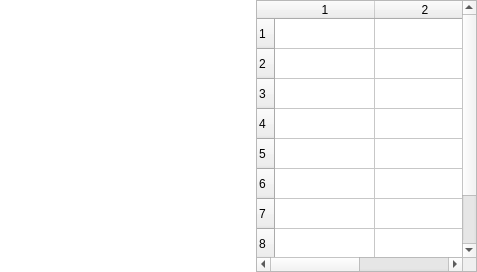
<?xml version="1.0" encoding="UTF-8"?>
<ui version="4.0">
 <class>MissionViewer</class>
 <widget class="QDialog" name="MissionViewer">
  <property name="geometry">
   <rect>
    <x>0</x>
    <y>0</y>
    <width>477</width>
    <height>272</height>
   </rect>
  </property>
  <property name="windowTitle">
   <string>Mission Viewer</string>
  </property>
  <layout class="QHBoxLayout" name="horizontalLayout_2" stretch="0,1">
   <property name="spacing">
    <number>0</number>
   </property>
   <property name="leftMargin">
    <number>0</number>
   </property>
   <property name="topMargin">
    <number>0</number>
   </property>
   <property name="rightMargin">
    <number>0</number>
   </property>
   <property name="bottomMargin">
    <number>0</number>
   </property>
   <item>
    <widget class="CustomView" name="graphicsView">
     <property name="sizePolicy">
      <sizepolicy hsizetype="Expanding" vsizetype="Expanding">
       <horstretch>0</horstretch>
       <verstretch>0</verstretch>
      </sizepolicy>
     </property>
     <property name="frameShape">
      <enum>QFrame::NoFrame</enum>
     </property>
     <property name="frameShadow">
      <enum>QFrame::Plain</enum>
     </property>
     <property name="lineWidth">
      <number>0</number>
     </property>
    </widget>
   </item>
   <item>
    <widget class="QTableWidget" name="tableWidget">
     <property name="sizePolicy">
      <sizepolicy hsizetype="Fixed" vsizetype="Expanding">
       <horstretch>0</horstretch>
       <verstretch>0</verstretch>
      </sizepolicy>
     </property>
     <property name="minimumSize">
      <size>
       <width>200</width>
       <height>272</height>
      </size>
     </property>
     <property name="autoFillBackground">
      <bool>false</bool>
     </property>
     <property name="frameShape">
      <enum>QFrame::StyledPanel</enum>
     </property>
     <property name="frameShadow">
      <enum>QFrame::Plain</enum>
     </property>
     <property name="lineWidth">
      <number>0</number>
     </property>
     <property name="horizontalScrollBarPolicy">
      <enum>Qt::ScrollBarAsNeeded</enum>
     </property>
     <property name="verticalScrollMode">
      <enum>QAbstractItemView::ScrollPerPixel</enum>
     </property>
     <property name="rowCount">
      <number>10</number>
     </property>
     <property name="columnCount">
      <number>2</number>
     </property>
     <attribute name="horizontalHeaderMinimumSectionSize">
      <number>4</number>
     </attribute>
     <attribute name="horizontalHeaderStretchLastSection">
      <bool>true</bool>
     </attribute>
     <row/>
     <row/>
     <row/>
     <row/>
     <row/>
     <row/>
     <row/>
     <row/>
     <row/>
     <row/>
     <column/>
     <column/>
     <item row="0" column="0">
      <property name="text">
       <string/>
      </property>
     </item>
     <item row="0" column="1">
      <property name="text">
       <string/>
      </property>
     </item>
    </widget>
   </item>
  </layout>
  <action name="actionrefresh">
   <property name="text">
    <string>Refresh</string>
   </property>
   <property name="shortcut">
    <string>Ctrl+R</string>
   </property>
  </action>
 </widget>
 <customwidgets>
  <customwidget>
   <class>CustomView</class>
   <extends>QGraphicsView</extends>
   <header>customview.h</header>
  </customwidget>
 </customwidgets>
 <resources/>
 <connections/>
</ui>
